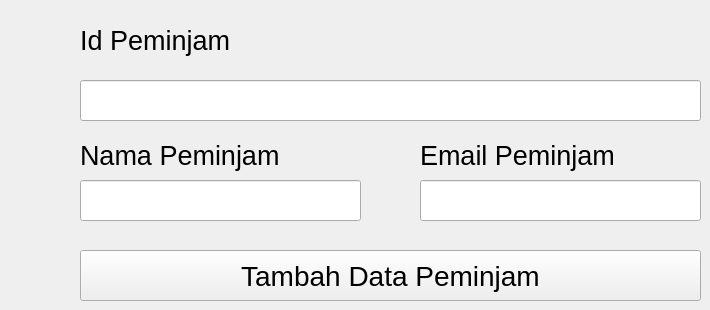
      <widget class="QWidget" name="tab_13">
       <attribute name="title">
        <string>Add New CLient</string>
       </attribute>
       <widget class="QLineEdit" name="lineEdit_22">
        <property name="geometry">
         <rect>
          <x>80</x>
          <y>80</y>
          <width>621</width>
          <height>41</height>
         </rect>
        </property>
       </widget>
       <widget class="QPushButton" name="pushButton_22">
        <property name="geometry">
         <rect>
          <x>80</x>
          <y>250</y>
          <width>621</width>
          <height>51</height>
         </rect>
        </property>
        <property name="font">
         <font>
          <family>Segoe UI</family>
          <pointsize>21</pointsize>
         </font>
        </property>
        <property name="text">
         <string>Tambah Data Peminjam</string>
        </property>
       </widget>
       <widget class="QLabel" name="label_31">
        <property name="geometry">
         <rect>
          <x>80</x>
          <y>20</y>
          <width>201</width>
          <height>41</height>
         </rect>
        </property>
        <property name="font">
         <font>
          <family>Segoe UI</family>
          <pointsize>20</pointsize>
         </font>
        </property>
        <property name="text">
         <string>Id Peminjam</string>
        </property>
       </widget>
       <widget class="QLineEdit" name="lineEdit_23">
        <property name="geometry">
         <rect>
          <x>80</x>
          <y>180</y>
          <width>281</width>
          <height>41</height>
         </rect>
        </property>
       </widget>
       <widget class="QLabel" name="label_32">
        <property name="geometry">
         <rect>
          <x>80</x>
          <y>130</y>
          <width>251</width>
          <height>51</height>
         </rect>
        </property>
        <property name="font">
         <font>
          <family>Segoe UI</family>
          <pointsize>20</pointsize>
         </font>
        </property>
        <property name="text">
         <string>Nama Peminjam</string>
        </property>
       </widget>
       <widget class="QLineEdit" name="lineEdit_24">
        <property name="geometry">
         <rect>
          <x>420</x>
          <y>180</y>
          <width>281</width>
          <height>41</height>
         </rect>
        </property>
       </widget>
       <widget class="QLabel" name="label_33">
        <property name="geometry">
         <rect>
          <x>420</x>
          <y>130</y>
          <width>271</width>
          <height>51</height>
         </rect>
        </property>
        <property name="font">
         <font>
          <family>Segoe UI</family>
          <pointsize>20</pointsize>
         </font>
        </property>
        <property name="text">
         <string>Email Peminjam</string>
        </property>
       </widget>
      </widget>
